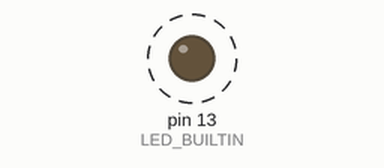
This sketch was run on a simulated Arduino Uno, built with avr-gcc and run on an emulated ATmega328P. On the bench: output pins drawn as LEDs (lit = HIGH). Dashed ring = blinking.

Above: at 0.2 s.
Timing chart, 0 to 3.0 s (numbered marks = the images above):
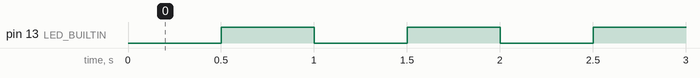

The sketch:

UNO_LED_blink_millis.ino
```cpp
/* UNO_LED_blink_millis.ino

Exploring an Arduino UNO programmable controller:
Blink via millis() function
currentMillis
previousMillis
interval
Avoids the blocking delay() function

docs
https://docs.arduino.cc/tutorials/uno-rev3/intro-to-board/

Optionally connect an extra LED...
Long leg (anode) via a 330 ohm current limiting resistor to IO pin 13
Short leg (cathode, also plastic has flat section there) to GND

I am using the free C++ based Arduino IDE version 2.3.10

VegasEat  02oct2026
*/

unsigned long previousMillis = 0;
unsigned long interval = 500;  // Blink every 500 ms

void setup() {
  // initialize digital pin LED_BUILTIN (pin 13) as an output.
  pinMode(LED_BUILTIN, OUTPUT);
}

void loop() {
  unsigned long currentMillis = millis();

  // Check if it's time to toggle the LED
  if (currentMillis - previousMillis >= interval) {
    previousMillis = currentMillis;

    // Toggle/Flip LED state (! means not)
    digitalWrite(LED_BUILTIN, !digitalRead(LED_BUILTIN));
  }

  // Now non-blocking code can run here
}
```

Measured:
- by itself, pin 13 (LED_BUILTIN): alternates HIGH for 0.50 s and LOW for 0.50 s
